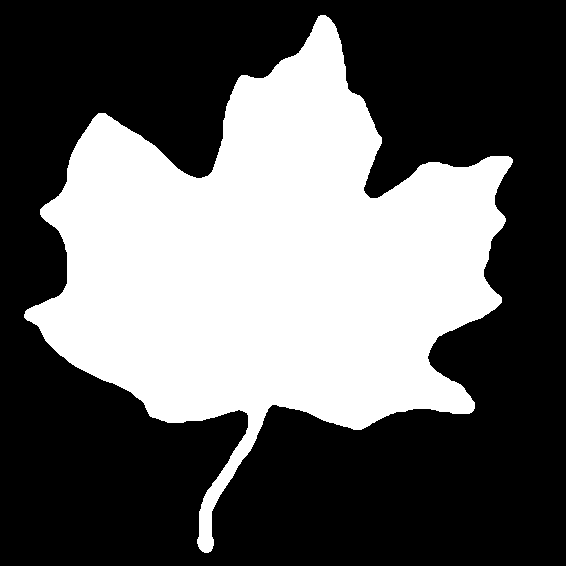
%> input picture leaf.tif, 566 x 566 px
$ octave partI_1.m   (GNU Octave 9; MATLAB toolbox functions it lacks are replaced by stand-ins)
%> lines starting %> are read from the running program, lines starting %| are printed output that depends on the picture; in (x1, y1, x2, y2) boxes, pixels count from 0 and x2, y2 are one past the last pixel; in counts of white or black regions, pixels touching at a corner belong together; the program's own positions count from 1
clc; clear; close all;f = 18;
%I = imread('hand3.bmp');
I = imread('leaf.tif');
%> I: size 566x566 logical; 38.2% white; 1 white region, box (x1, y1, x2, y2) and area: (24, 15, 513, 553) 122446
s = size(I);
%> s = [566 566]
B = bwboundaries(I);  Bm = cell2mat(B);
%> after `B = bwboundaries(I)`: B = 1 boundary; box (x1, y1, x2, y2) and points: (24, 15, 513, 553) 1900
%> after `Bm = cell2mat(B)`: Bm = 1900 rows, first 12: [315 25; 314 26; 313 26; 312 26; 311 27; 310 28; 310 29; 309 30; 309 31; 308 32; 308 33; 307 34]
figure(1);imshow(I);title('Original binary Image', fontsize=f);
boundary_im = zeros(s(1),s(2));
figure(2);imshow(boundary_im);hold on;
plot(Bm(:,2),Bm(:,1),'w',LineWidth=2);title('Boundary (extracted through bwboundaries())',fontsize=f);
%> after `title('Boundary (extracted through bwboundaries())',fontsize=f)`:
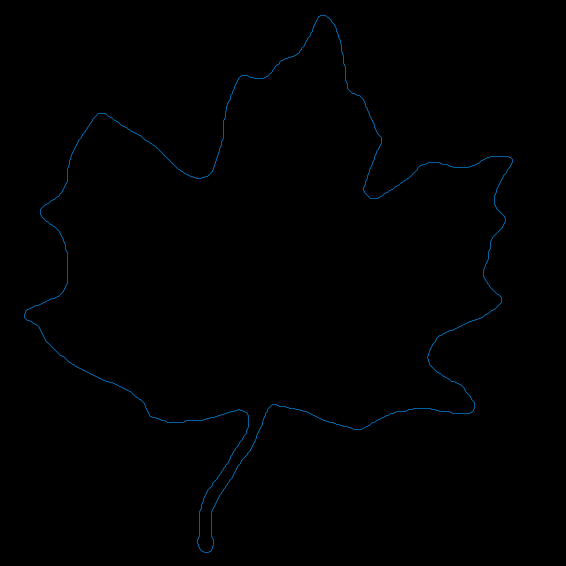
%> figure redrawn from the program's plot data; its title reads 'Boundary (extracted through bwboundaries())'
x = Bm(:,2); y = Bm(:,1);
%> after `x = Bm(:,2)`: x = 1900 values, max 513 at index 874, min 25 at index 1, mean 277.5
%> after `y = Bm(:,1)`: y = 1900 values, max 553 at index 1516, min 16 at index 537, mean 280.7
xm = mean(x); ym = mean(y);
%> after `xm = mean(x)`: xm = 277.5
%> after `ym = mean(y)`: ym = 280.7
cm = [xm, ym]; %centroid
%> cm = [277.5 280.7]
c = [x, y];
%> c = 1900 rows, first 12: [25 315; 26 314; 26 313; 26 312; 27 311; 28 310; 29 310; 30 309; 31 309; 32 308; 33 308; 34 307]
%save('c_leaf.mat','c'); %uncomment this line to save data
cc = c - cm; %divergence
%> cc = 1900 rows, first 12: [-252.5 34.29; -251.5 33.29; -251.5 32.29; -251.5 31.29; -250.5 30.29; -249.5 29.29; -248.5 29.29; -247.5 28.29; -246.5 28.29; -245.5 27.29; -244.5 27.29; -243.5 26.29]
Cx = cov(cc); %covariance
%> Cx = [20758.6 -1925; -1925 21128.8]
[V, Cy] = eig(Cx);
%> V = [-0.74 -0.672; -0.672 0.74]; Cy = [19009.8 0; 0 22877.6]
A = V';
%> A = [-0.74 -0.672; -0.672 0.74]
rot = [-1 0; 0 1]; %rotation matrix to make the rotation anti-clockwise
Arot = rot*A;
%> Arot = [0.74 0.672; -0.672 0.74]
Y = (A * cc')';
%> Y = 1900 rows, first 12: [163.8 195.1; 163.7 193.7; 164.4 193; 165.1 192.2; 165 190.8; 164.9 189.4; 164.2 188.7; 164.1 187.3; 163.4 186.7; 163.3 185.3; 162.6 184.6; 162.5 183.2]
Y = Y+cm; %offset
%> Y = 1900 rows, first 12: [441.3 475.8; 441.2 474.4; 441.9 473.7; 442.5 473; 442.5 471.5; 442.4 470.1; 441.7 469.5; 441.6 468; 440.9 467.4; 440.8 466; 440.1 465.3; 440 463.9]
figure(3);imshow(boundary_im);hold on;
plot(Y(:,1),Y(:,2),'w',LineWidth=2);title('Vertically aligned boundary (clockwise rotation)',fontsize=f);
%> after `title('Vertically aligned boundary (clockwise rotation)',fontsize=f)`:
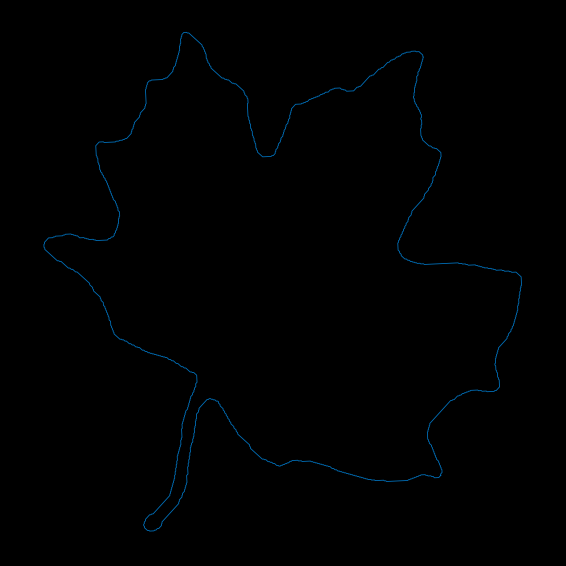
%> figure redrawn from the program's plot data; its title reads 'Vertically aligned boundary (clockwise rotation)'
y2 = (Arot * cc')';
%> y2 = 1900 rows, first 12: [-163.8 195.1; -163.7 193.7; -164.4 193; -165.1 192.2; -165 190.8; -164.9 189.4; -164.2 188.7; -164.1 187.3; -163.4 186.7; -163.3 185.3; -162.6 184.6; -162.5 183.2]
y2 = y2+cm; %offset
%> y2 = 1900 rows, first 12: [113.7 475.8; 113.7 474.4; 113 473.7; 112.4 473; 112.4 471.5; 112.5 470.1; 113.3 469.5; 113.3 468; 114.1 467.4; 114.1 466; 114.9 465.3; 114.9 463.9]
figure(4);imshow(boundary_im);hold on;
plot(y2(:,1),y2(:,2),'w',LineWidth=2);title('Vertically aligned boundary (anti-clockwise rotation)',fontsize=f);
%> after `title('Vertically aligned boundary (anti-clockwise rotation)',fontsize`:
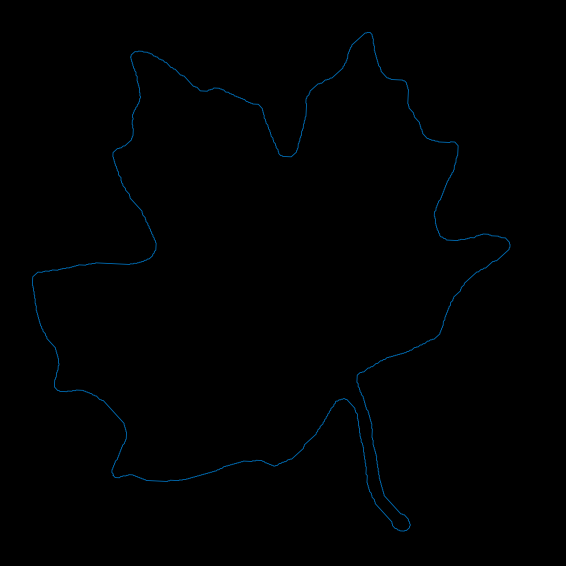
%> figure redrawn from the program's plot data; its title reads 'Vertically aligned boundary (anti-clockwise rotation)'
%save('y2_leaf.mat','y2'); %uncomment this line to save data

$ run again, with hand3.bmp saved as leaf.tif
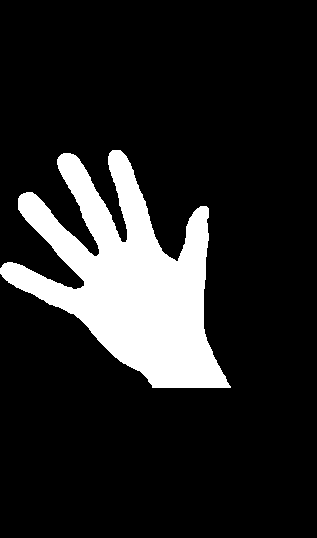
%> input picture hand3.bmp, 317 x 538 px
%> I is the input picture: size 538x317 uint8; 14.8% white; 1 white region, box (x1, y1, x2, y2) and area: (0, 150, 231, 388) 25235
%> B = 1 boundary; box (x1, y1, x2, y2) and points: (0, 150, 231, 388) 1167
%> Bm = 1167 rows, first 12: [269 1; 268 2; 267 3; 266 3; 265 4; 264 5; 264 6; 264 7; 263 8; 263 9; 263 10; 263 11]
%> x = 1167 values, max 231 at index 922, min 1 at index 1, mean 117.4
%> y = 1167 values, max 388 at index 923, min 151 at index 556, mean 257.7
%> xm = 117.4
%> ym = 257.7
%> cm = [117.4 257.7]
%> c = 1167 rows, first 12: [1 269; 2 268; 3 267; 3 266; 4 265; 5 264; 6 264; 7 264; 8 263; 9 263; 10 263; 11 263]
%> cc = 1167 rows, first 12: [-116.4 11.26; -115.4 10.26; -114.4 9.26; -114.4 8.26; -113.4 7.26; -112.4 6.26; -111.4 6.26; -110.4 6.26; -109.4 5.26; -108.4 5.26; -107.4 5.26; -106.4 5.26]
%> Cx = [4021.5 1467.5; 1467.5 4398.3]
%> V = [-0.751 0.661; 0.661 0.751]; Cy = [2730.4 0; 0 5689.5]
%> A = [-0.751 0.661; 0.661 0.751]
%> Arot = [0.751 -0.661; 0.661 0.751]
%> `Y = (A * cc')';`: Y = 1167 rows, first 12: [94.84 -68.44; 93.42 -68.53; 92.01 -68.62; 91.35 -69.37; 89.94 -69.46; 88.53 -69.55; 87.78 -68.89; 87.03 -68.23; 85.62 -68.32; 84.87 -67.66; 84.12 -67; 83.36 -66.34]
%> `Y = Y+cm;`: Y = 1167 rows, first 12: [212.2 189.3; 210.8 189.2; 209.4 189.1; 208.8 188.4; 207.4 188.3; 205.9 188.2; 205.2 188.8; 204.4 189.5; 203 189.4; 202.3 190.1; 201.5 190.7; 200.8 191.4]
%> `title('Vertically aligned boundary (clockwise rotation)',fontsize=f)`:
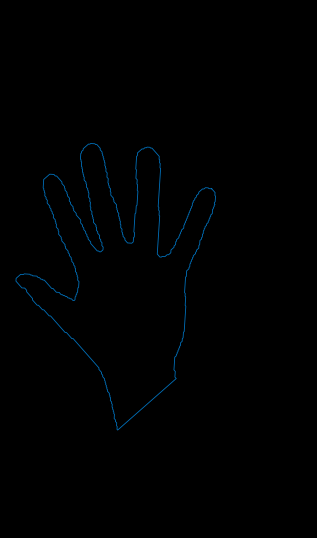
%> figure redrawn from the program's plot data; its title reads 'Vertically aligned boundary (clockwise rotation)'
%> `y2 = (Arot * cc')';`: y2 = 1167 rows, first 12: [-94.84 -68.44; -93.42 -68.53; -92.01 -68.62; -91.35 -69.37; -89.94 -69.46; -88.53 -69.55; -87.78 -68.89; -87.03 -68.23; -85.62 -68.32; -84.87 -67.66; -84.12 -67; -83.36 -66.34]
%> `y2 = y2+cm;`: y2 = 1167 rows, first 12: [22.57 189.3; 23.98 189.2; 25.4 189.1; 26.06 188.4; 27.47 188.3; 28.88 188.2; 29.63 188.8; 30.38 189.5; 31.79 189.4; 32.54 190.1; 33.29 190.7; 34.04 191.4]
%> `title('Vertically aligned boundary (anti-clockwise rotation)',fontsize`:
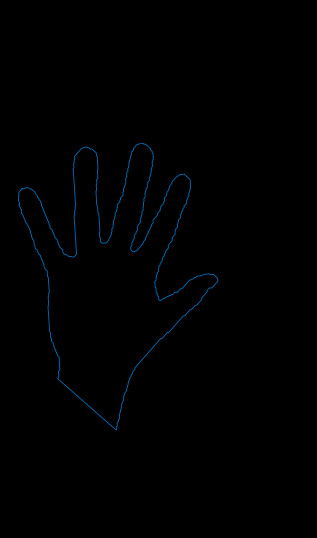
%> figure redrawn from the program's plot data; its title reads 'Vertically aligned boundary (anti-clockwise rotation)'

$ run again, with airplane.bmp saved as leaf.tif
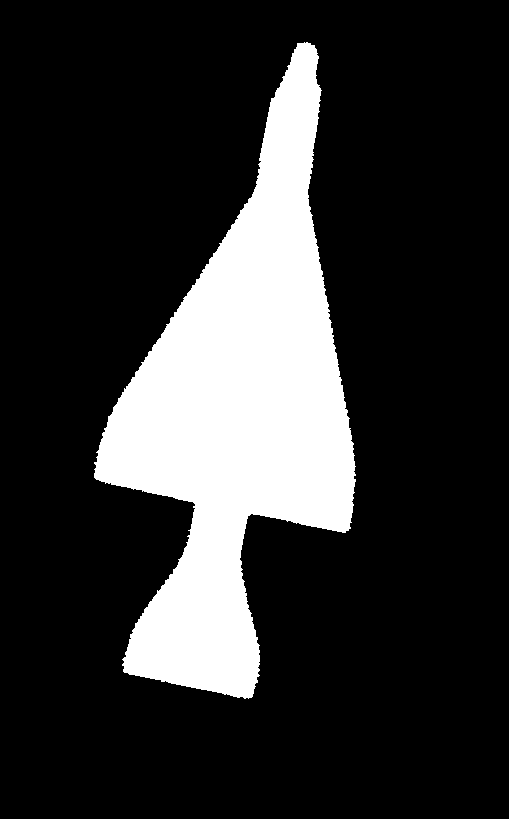
%> input picture airplane.bmp, 509 x 819 px
%> I is the input picture: size 819x509 uint8; 19.1% white; 1 white region, box (x1, y1, x2, y2) and area: (94, 42, 356, 699) 79718
%> B = 1 boundary; box (x1, y1, x2, y2) and points: (94, 42, 356, 699) 1727
%> Bm = 1727 rows, first 12: [463 95; 463 96; 463 97; 462 98; 461 98; 460 98; 459 98; 458 97; 457 98; 456 99; 455 99; 454 99]
%> `title('Boundary (extracted through bwboundaries())',fontsize=f)`:
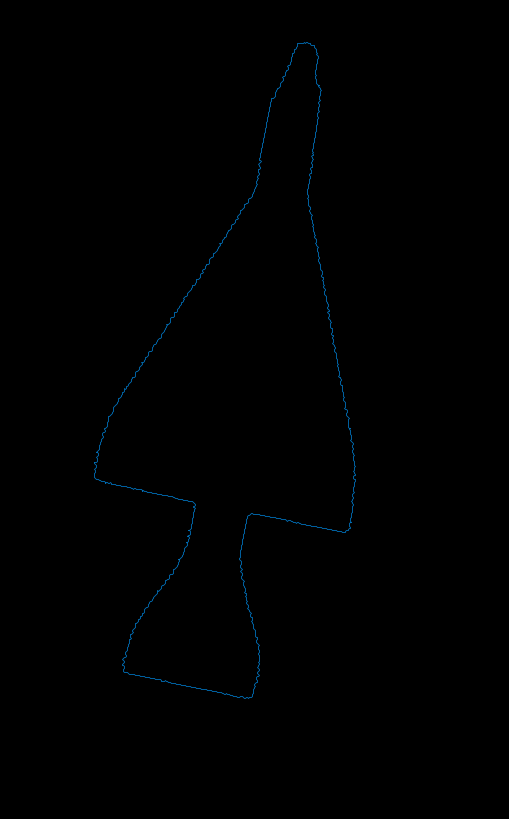
%> figure redrawn from the program's plot data; its title reads 'Boundary (extracted through bwboundaries())'
%> x = 1727 values, max 356 at index 930, min 95 at index 1, mean 241.5
%> y = 1727 values, max 699 at index 1289, min 43 at index 486, mean 403.1
%> xm = 241.5
%> ym = 403.1
%> cm = [241.5 403.1]
%> c = 1727 rows, first 12: [95 463; 96 463; 97 463; 98 462; 98 461; 98 460; 98 459; 97 458; 98 457; 99 456; 99 455; 99 454]
%> cc = 1727 rows, first 12: [-146.5 59.86; -145.5 59.86; -144.5 59.86; -143.5 58.86; -143.5 57.86; -143.5 56.86; -143.5 55.86; -144.5 54.86; -143.5 53.86; -142.5 52.86; -142.5 51.86; -142.5 50.86]
%> Cx = [6088.1 -5957.8; -5957.8 36927.6]
%> V = [-0.983 -0.183; -0.183 0.983]; Cy = [4977.2 0; 0 38038.6]
%> A = [-0.983 -0.183; -0.183 0.983]
%> Arot = [0.983 0.183; -0.183 0.983]
%> `Y = (A * cc')';`: Y = 1727 rows, first 12: [133.1 85.7; 132.1 85.52; 131.1 85.34; 130.3 84.17; 130.5 83.19; 130.7 82.2; 130.8 81.22; 132 80.42; 131.2 79.26; 130.4 78.09; 130.6 77.11; 130.8 76.12]
%> `Y = Y+cm;`: Y = 1727 rows, first 12: [374.6 488.8; 373.6 488.7; 372.6 488.5; 371.8 487.3; 372 486.3; 372.2 485.3; 372.3 484.4; 373.5 483.6; 372.7 482.4; 371.9 481.2; 372.1 480.2; 372.3 479.3]
%> `y2 = (Arot * cc')';`: y2 = 1727 rows, first 12: [-133.1 85.7; -132.1 85.52; -131.1 85.34; -130.3 84.17; -130.5 83.19; -130.7 82.2; -130.8 81.22; -132 80.42; -131.2 79.26; -130.4 78.09; -130.6 77.11; -130.8 76.12]
%> `y2 = y2+cm;`: y2 = 1727 rows, first 12: [108.5 488.8; 109.4 488.7; 110.4 488.5; 111.2 487.3; 111 486.3; 110.9 485.3; 110.7 484.4; 109.5 483.6; 110.3 482.4; 111.1 481.2; 110.9 480.2; 110.7 479.3]
%> `title('Vertically aligned boundary (anti-clockwise rotation)',fontsize`:
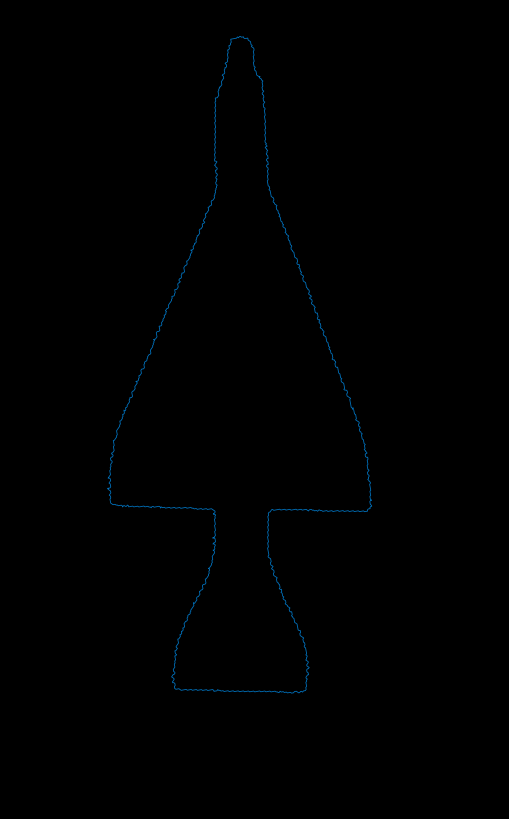
%> figure redrawn from the program's plot data; its title reads 'Vertically aligned boundary (anti-clockwise rotation)'

$ run again, with banana2.bmp saved as leaf.tif
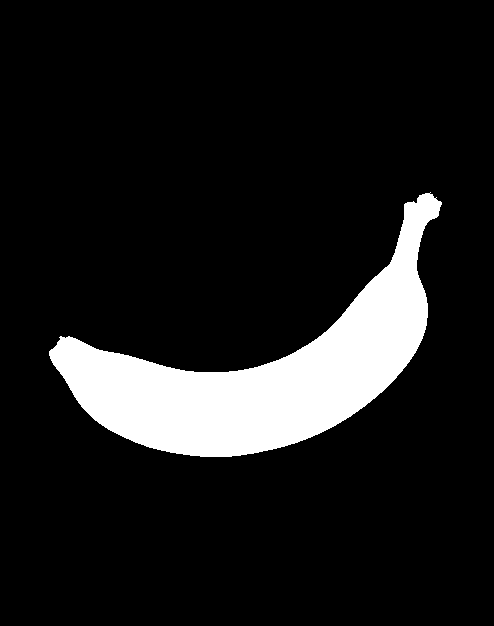
%> input picture banana2.bmp, 494 x 626 px
%> I is the input picture: size 626x494 uint8; 11.2% white; 1 white region, box (x1, y1, x2, y2) and area: (49, 192, 442, 457) 34672
%> B = 1 boundary; box (x1, y1, x2, y2) and points: (49, 192, 442, 457) 1009
%> Bm = 1009 rows, first 12: [352 50; 351 51; 350 52; 350 53; 349 54; 348 55; 347 56; 346 57; 345 58; 344 58; 343 58; 342 59]
%> `title('Boundary (extracted through bwboundaries())',fontsize=f)`:
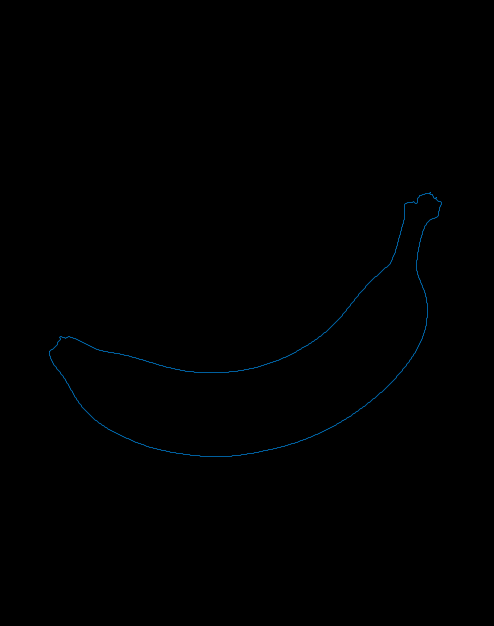
%> figure redrawn from the program's plot data; its title reads 'Boundary (extracted through bwboundaries())'
%> x = 1009 values, max 442 at index 460, min 50 at index 1, mean 273.8
%> y = 1009 values, max 457 at index 804, min 193 at index 443, mean 352.5
%> xm = 273.8
%> ym = 352.5
%> cm = [273.8 352.5]
%> c = 1009 rows, first 12: [50 352; 51 351; 52 350; 53 350; 54 349; 55 348; 56 347; 57 346; 58 345; 58 344; 58 343; 59 342]
%> cc = 1009 rows, first 12: [-223.8 -0.508; -222.8 -1.51; -221.8 -2.51; -220.8 -2.51; -219.8 -3.51; -218.8 -4.51; -217.8 -5.51; -216.8 -6.51; -215.8 -7.51; -215.8 -8.51; -215.8 -9.51; -214.8 -10.51]
%> Cx = [15844.7 -5579.6; -5579.6 5815.3]
%> V = [-0.407 -0.913; -0.913 0.407]; Cy = [3328 0; 0 18331.9]
%> A = [-0.407 -0.913; -0.913 0.407]
%> Arot = [0.407 0.913; -0.913 0.407]
%> `Y = (A * cc')';`: Y = 1009 rows, first 12: [91.57 204.2; 92.07 202.8; 92.58 201.5; 92.17 200.6; 92.68 199.3; 93.18 198; 93.69 196.6; 94.2 195.3; 94.7 194; 95.62 193.6; 96.53 193.2; 97.04 191.9]
%> `Y = Y+cm;`: Y = 1009 rows, first 12: [365.3 556.7; 365.8 555.3; 366.3 554; 365.9 553.1; 366.4 551.8; 366.9 550.5; 367.4 549.2; 368 547.8; 368.5 546.5; 369.4 546.1; 370.3 545.7; 370.8 544.4]
%> `y2 = (Arot * cc')';`: y2 = 1009 rows, first 12: [-91.57 204.2; -92.07 202.8; -92.58 201.5; -92.17 200.6; -92.68 199.3; -93.18 198; -93.69 196.6; -94.2 195.3; -94.7 194; -95.62 193.6; -96.53 193.2; -97.04 191.9]
%> `y2 = y2+cm;`: y2 = 1009 rows, first 12: [182.2 556.7; 181.7 555.3; 181.2 554; 181.6 553.1; 181.1 551.8; 180.6 550.5; 180.1 549.2; 179.6 547.8; 179.1 546.5; 178.1 546.1; 177.2 545.7; 176.7 544.4]
%> `title('Vertically aligned boundary (anti-clockwise rotation)',fontsize`:
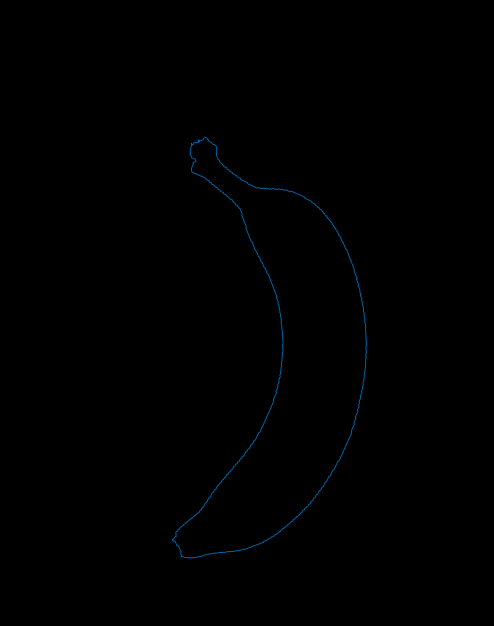
%> figure redrawn from the program's plot data; its title reads 'Vertically aligned boundary (anti-clockwise rotation)'
